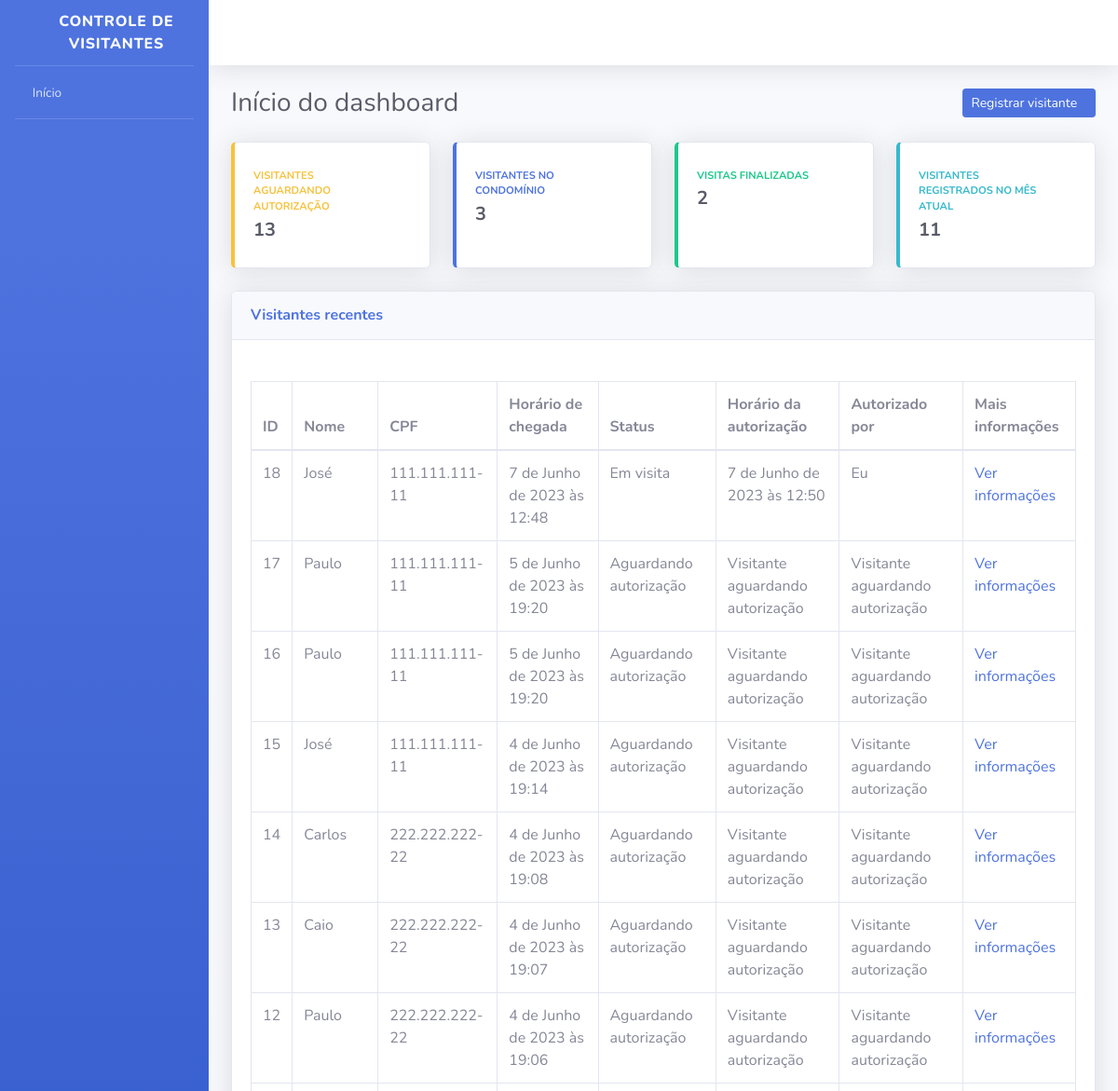
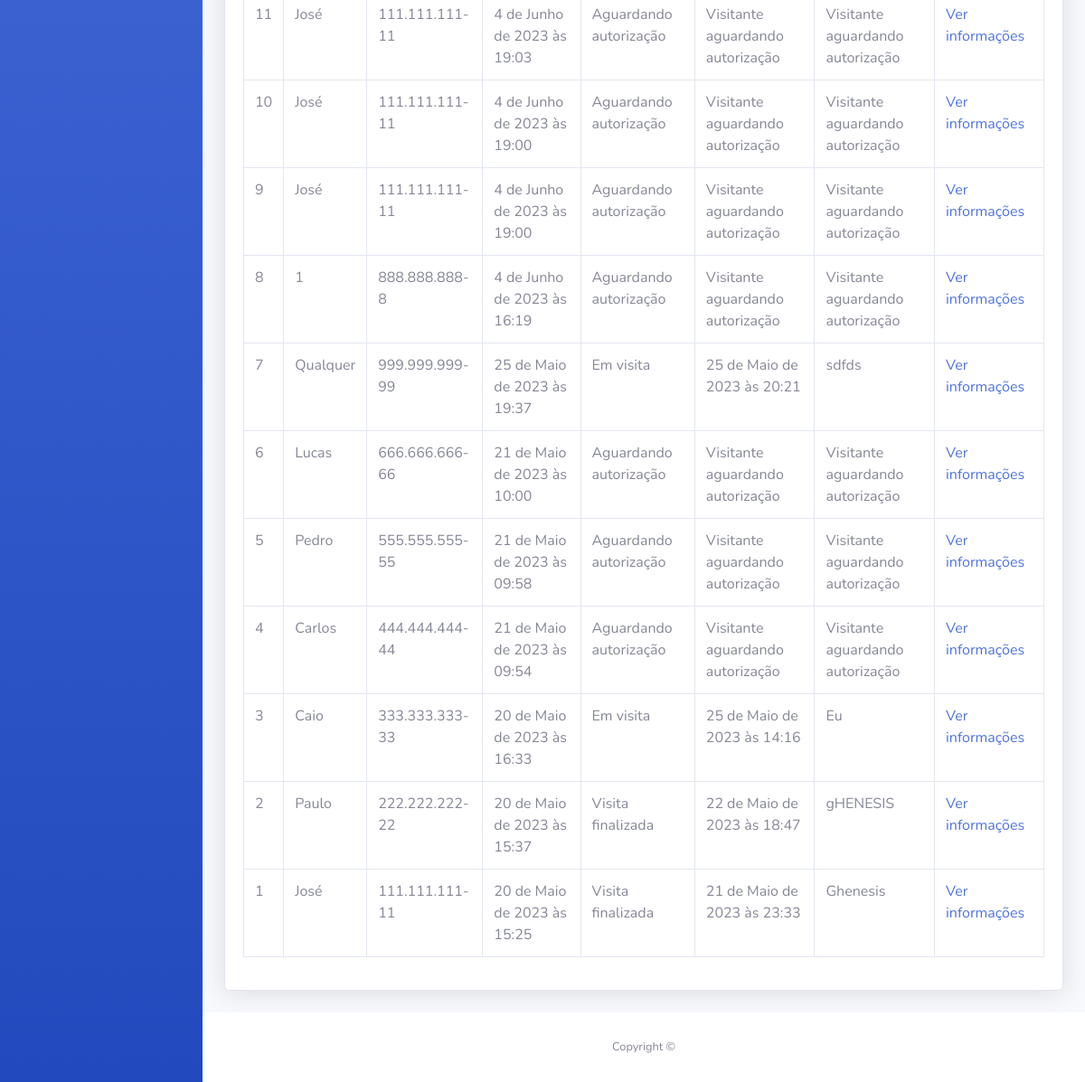
/ (signed in), run on the app's committed database (2 pictures, top to bottom).
### apps/visitantes/models.py (models this page shows, shortened)
class Visitante(models.Model):
    STATUS_VISITANTE = [
        ("AGUARDANDO", "Aguardando autorização"),
        ("EM_VISITA", "Em visita"),
        ("FINALIZADO", "Visita finalizada")
    ]
    status = models.CharField(
        verbose_name="Status",
        max_length=10,
        choices=STATUS_VISITANTE,
        default="AGUARDANDO",
    )
    nome_completo = models.CharField(
        verbose_name="Nome completo",
        max_length=194,
    )
    cpf = models.CharField(
        verbose_name="CPF",
        max_length=11,
    )
    data_nascimento = models.DateField(
        verbose_name="Data de nascimento",
        auto_now_add = False,
        auto_now = False,
    )
    numero_casa = models.PositiveSmallIntegerField(
        verbose_name="Número da casa a ser visitada",
        blank=True,
        null=True,
    )
    placa_veiculo = models.CharField(
        verbose_name="Placa do veículo",
        max_length=7,
        blank=True,
        null=True,
    )
    placa_veiculo_foto = models.ImageField(
        verbose_name="Foto da placa do veículo",
        upload_to="uploads/",
        max_length=500,
        null=True,
        blank=True,
    )
    horario_chegada = models.DateTimeField(
        verbose_name="Horário de chegada",
        auto_now_add=True,
    )
    horario_saida = models.DateTimeField(
        verbose_name="Horario de saida",
        auto_now=False,
        blank=True,
        null=True,
    )
    horario_autorizacao = models.DateTimeField(
        verbose_name="Horário de autorização de entrada",
        auto_now=False,
        blank=True,
        null=True,
    )
    morador_responsavel = models.CharField(
        verbose_name="Morador responsável por autorizar a entrada do visitante no condomínio",
        max_length=194,
        blank=True,
    )
    registrado_por = models.ForeignKey(
        "porteiros.Porteiro",
        verbose_name="Porteiro responsável pelo registro.",
        on_delete=models.PROTECT,
    )
    def get_horario_autorizacao(self):
        if self.horario_autorizacao:
            return self.horario_autorizacao
        return "Visitante aguardando autorização"
    def get_morador_responsavel(self):
        if self.morador_responsavel:
            return self.morador_responsavel
        return "Visitante aguardando autorização"
    def get_cpf(self):
        if self.cpf:
            cpf = str(self.cpf)
            cpf_parte_um = cpf[0:3]
            cpf_parte_dois = cpf[3:6]
            cpf_parte_tres = cpf[6:9]
            cpf_parte_quatro = cpf[9:]
            cpf_formatado = f"{cpf_parte_um}.{cpf_parte_dois}.{cpf_parte_tres}-{cpf_parte_quatro}"
            return cpf_formatado
    class Meta:
        verbose_name = "Visitante"
        verbose_name_plural = "Visitantes"
        db_table = "visitante"

### apps/dashboard/views.py (the view)
@login_required
def index(request):
    todos_visitantes = Visitante.objects.order_by(
        "-horario_chegada"
    )
    visitantes_aguardando = todos_visitantes.filter(
        status="AGUARDANDO"
    )
    visitantes_em_visita = todos_visitantes.filter(
        status="EM_VISITA"
    )
    visitantes_finalizado = todos_visitantes.filter(
        status="FINALIZADO"
    )
    visitantes_mes = todos_visitantes.filter(
        horario_chegada__month=timezone.now().month
    )
    context = {
        "nome_pagina" : "Início do dashboard",
        "todos_visitantes" : todos_visitantes,
        "visitantes_aguardando": visitantes_aguardando.count(),
        "visitantes_em_visita": visitantes_em_visita.count(),
        "visitantes_finalizado": visitantes_finalizado.count(),
        "visitantes_mes": visitantes_mes.count(),
    }
    return render(request, "index.html", context)

### templates/index.html (shortened to what this page needs)
{% extends "base.html" %}
{% block conteudo %}
<div class="container-fluid">
    <div class="d-sm-flex align-items-center justify-content-between mb-4">
        <h1 class="h3 mb-0 text-gray-800">{{nome_pagina}}</h1>
        <a href="{% url 'registrar_visitante' %}" class="btn btn-primary btn-icon-split btn-sm">
            <span class="text">Registrar visitante</span>
            <span class="icon-text-white-50">
                <i class="fas fa-user-plus"></i>
            </span>
        </a>
    </div>
    <div class="row">
        <div class="col-xl-3 col-md-6 mb-4">
            <div class="card border-left-warning shadow h-100 py-2">
                <div class="card-body">
                    <div class="row no-gutters align-items-center">
                        <div class="col mr-2">
                            <div class="text-xs font-weight-bold text-warning text-uppercase mb-1">Visitantes aguardando autorização</div>
                            <div class="h5 mb-0 font-weight-bold text-gray-800">{{ visitantes_aguardando }}</div>
                        </div>
                        <div class="col-auto">
                            <i class="fas fa-user-lock fa-2x text-gray-300"></i>
                        </div>
                    </div>
                </div>
            </div>
        </div>
        <div class="col-xl-3 col-md-6 mb-4">
            <div class="card border-left-primary shadow h-100 py-2">
                <div class="card-body">
                    <div class="row no-gutters align-items-center">
                        <div class="col mr-2">
                            <div class="text-xs font-weight-bold text-primary text-uppercase mb-1">Visitantes no condomínio</div>
                            <div class="h5 mb-0 font-weight-bold text-gray-800">{{ visitantes_em_visita }}</div>
                        </div>
                        <div class="col-auto">
                            <i class="fas fa-user-clock fa-2x text-gray-300"></i>
                        </div>
                    </div>
                </div>
            </div>
        </div>
        <div class="col-xl-3 col-md-6 mb-4">
            <div class="card border-left-success shadow h-100 py-2">
                <div class="card-body">
                    <div class="row no-gutters align-items-center">
                        <div class="col mr-2">
                            <div class="text-xs font-weight-bold text-success text-uppercase mb-1">Visitas finalizadas</div>
                            <div class="h5 mb-0 font-weight-bold text-gray-800">{{ visitantes_finalizado }}</div>
                        </div>
                        <div class="col-auto">
                            <i class="fas fa-user-check fa-2x text-gray-300"></i>
                        </div>
                    </div>
                </div>
            </div>
        </div>
        <div class="col-xl-3 col-md-6 mb-4">
            <div class="card border-left-info shadow h-100 py-2">
                <div class="card-body">
                    <div class="row no-gutters align-items-center">
                        <div class="col mr-2">
                            <div class="text-xs font-weight-bold text-info text-uppercase mb-1">Visitantes registrados no mês atual</div>
                            <div class="h5 mb-0 font-weight-bold text-gray-800">{{ visitantes_mes }}</div>
                        </div>
                        <div class="col-auto">
                            <i class="fas fa-users fa-2x text-gray-300"></i>
                        </div>
                    </div>
                </div>
            </div>
        </div>
    </div>
    <div class="card shadow mb-4">
        <div class="card-header py-3 d-sm-flex align-items-center justify-content-between mb-4">
            <h6 class="m-0 font-weight-bold text-primary">Visitantes recentes</h6>
        </div>
        <div class="card-body">
            <div class="table-responsive">
                <table class="table table-bordered">
                    <thead>
                        <th>ID</th>
                        <th>Nome</th>
                        <th>CPF</th>
                        <th>Horário de chegada</th>
                        <th>Status</th>
                        <th>Horário da autorização</th>
                        <th>Autorizado por</th>
                        <th>Mais informações</th>
                    </thead>
                    <tbody>
                        {% for visitante in todos_visitantes %}
                            <tr>
                                <td>{{ visitante.id }}</td>
                                <td>{{ visitante.nome_completo }}</td>
                                <td>{{ visitante.get_cpf }}</td>
                                <td>{{ visitante.horario_chegada }}</td>
                                <td>{{ visitante.get_status_display }}</td>
                                <td>{{ visitante.get_horario_autorizacao }}</td>
                                <td>{{ visitante.get_morador_responsavel }}</td>
                                <td>
                                    <a href="{% url 'informacoes_visitante' id=visitante.id %}">
                                        Ver informações
                                    </a>
                                </td>
                            </tr>
                        {% endfor %}
                    </tbody>
                </table>
            </div>
        </div>
    </div>
</div>
{% endblock conteudo %}

### templates/base.html (shortened to what this page needs)
<!DOCTYPE html>
{% load static %}
<html lang="pt-br">
    <head>
        <link href="{% static 'css/sb-admin-2.min.css' %}" rel="stylesheet">
        <link href="{% static 'vendor/fontawesome-free/css/all.min.css' %}" rel="stylesheet" type="text/css">
    </head>
    <body id="page-top">
        <div id="wrapper">
            <ul class="navbar-nav bg-gradient-primary sidebar sidebar-dark accordion" id="accordionSidebar">
                <a class="sidebar-brand d-flex align-items-center justify-content-center" href="#">
                    <div class="sidebar-brand-icon rotate-n-15">
                        <i class="fas fa-user-shield"></i>
                    </div>
                    <div class="sidebar-brand-text">Controle de Visitantes</div>
                </a>
                <hr class="sidebar-divider my-0">
                <li class="nav-item">
                    <a class="nav-link" href="{% url 'index' %}">
                        <i class="fas fa-home"></i>
                        <span>Início</span>
                    </a>
                </li>
                <hr class="sidebar-divider">
            </ul>
            <div id="content-wrapper" class="d-flex flex-column">
                <div id="content">
                    <nav class="navbar navbar-expand navbar-light bg-white topbar mb-4 static-top shadow">
                        <ul class="navbar-nav ml-auto">
                            <li class="nav-item dropdown no-arrow">
                                <a class="nav-link dropdown-toggle" href="#" id="userDropdown" role="button" data-toggle="dropdown" aria-haspopup="true" aria-expanded="false">
                                    <span class="mr-2 d-none d-lg-inline text-gray-800 small">
                                        <i class="fas fa-cog"></i>
                                    </span>
                                </a>
                            </li>
                        </ul>
                    </nav>
                    {% block conteudo %} {% endblock conteudo %}
                    <footer class="sticky-footer bg-white">
                        <div class="container my-auto">
                            <div class="copyright text-center my-auto">
                                <span>Copyright ©</span>
                            </div>
                        </div>
                    </footer>
                </div>
            </div>
        </div>
    </body>
</html>

### data on the page
Visitante: id "18", nome_completo "José", get_cpf "111.111.111-11", horario_chegada "7 de Junho de 2023 às 12:48", status "Em visita", get_horario_autorizacao "7 de Junho de 2023 às 12:50", get_morador_responsavel "Eu"
Visitante: id "17", nome_completo "Paulo", get_cpf "111.111.111-11", horario_chegada "5 de Junho de 2023 às 19:20", status "Aguardando autorização", get_horario_autorizacao "Visitante aguardando autorização", get_morador_responsavel "Visitante aguardando autorização"
Visitante: id "16", nome_completo "Paulo", get_cpf "111.111.111-11", horario_chegada "5 de Junho de 2023 às 19:20", status "Aguardando autorização", get_horario_autorizacao "Visitante aguardando autorização", get_morador_responsavel "Visitante aguardando autorização"
Visitante: id "15", nome_completo "José", get_cpf "111.111.111-11", horario_chegada "4 de Junho de 2023 às 19:14", status "Aguardando autorização", get_horario_autorizacao "Visitante aguardando autorização", get_morador_responsavel "Visitante aguardando autorização"
Visitante: id "14", nome_completo "Carlos", get_cpf "222.222.222-22", horario_chegada "4 de Junho de 2023 às 19:08", status "Aguardando autorização", get_horario_autorizacao "Visitante aguardando autorização", get_morador_responsavel "Visitante aguardando autorização"
Visitante: id "13", nome_completo "Caio", get_cpf "222.222.222-22", horario_chegada "4 de Junho de 2023 às 19:07", status "Aguardando autorização", get_horario_autorizacao "Visitante aguardando autorização", get_morador_responsavel "Visitante aguardando autorização"
Visitante: id "12", nome_completo "Paulo", get_cpf "222.222.222-22", horario_chegada "4 de Junho de 2023 às 19:06", status "Aguardando autorização", get_horario_autorizacao "Visitante aguardando autorização", get_morador_responsavel "Visitante aguardando autorização"
Visitante: id "11", nome_completo "José", get_cpf "111.111.111-11", horario_chegada "4 de Junho de 2023 às 19:03", status "Aguardando autorização", get_horario_autorizacao "Visitante aguardando autorização", get_morador_responsavel "Visitante aguardando autorização"
Visitante: id "10", nome_completo "José", get_cpf "111.111.111-11", horario_chegada "4 de Junho de 2023 às 19:00", status "Aguardando autorização", get_horario_autorizacao "Visitante aguardando autorização", get_morador_responsavel "Visitante aguardando autorização"
Visitante: id "9", nome_completo "José", get_cpf "111.111.111-11", horario_chegada "4 de Junho de 2023 às 19:00", status "Aguardando autorização", get_horario_autorizacao "Visitante aguardando autorização", get_morador_responsavel "Visitante aguardando autorização"
Visitante: id "8", nome_completo "1", get_cpf "888.888.888-8", horario_chegada "4 de Junho de 2023 às 16:19", status "Aguardando autorização", get_horario_autorizacao "Visitante aguardando autorização", get_morador_responsavel "Visitante aguardando autorização"
Visitante: id "7", nome_completo "Qualquer", get_cpf "999.999.999-99", horario_chegada "25 de Maio de 2023 às 19:37", status "Em visita", get_horario_autorizacao "25 de Maio de 2023 às 20:21", get_morador_responsavel "sdfds"
Visitante: id "6", nome_completo "Lucas", get_cpf "666.666.666-66", horario_chegada "21 de Maio de 2023 às 10:00", status "Aguardando autorização", get_horario_autorizacao "Visitante aguardando autorização", get_morador_responsavel "Visitante aguardando autorização"
Visitante: id "5", nome_completo "Pedro", get_cpf "555.555.555-55", horario_chegada "21 de Maio de 2023 às 09:58", status "Aguardando autorização", get_horario_autorizacao "Visitante aguardando autorização", get_morador_responsavel "Visitante aguardando autorização"
Visitante: id "4", nome_completo "Carlos", get_cpf "444.444.444-44", horario_chegada "21 de Maio de 2023 às 09:54", status "Aguardando autorização", get_horario_autorizacao "Visitante aguardando autorização", get_morador_responsavel "Visitante aguardando autorização"
Visitante: id "3", nome_completo "Caio", get_cpf "333.333.333-33", horario_chegada "20 de Maio de 2023 às 16:33", status "Em visita", get_horario_autorizacao "25 de Maio de 2023 às 14:16", get_morador_responsavel "Eu"
Visitante: id "2", nome_completo "Paulo", get_cpf "222.222.222-22", horario_chegada "20 de Maio de 2023 às 15:37", status "Visita finalizada", get_horario_autorizacao "22 de Maio de 2023 às 18:47", get_morador_responsavel "gHENESIS"
Visitante: id "1", nome_completo "José", get_cpf "111.111.111-11", horario_chegada "20 de Maio de 2023 às 15:25", status "Visita finalizada", get_horario_autorizacao "21 de Maio de 2023 às 23:33", get_morador_responsavel "Ghenesis"

### other printed values
{{ nome_pagina }} "Início do dashboard"
{{ visitantes_aguardando }} "13"
{{ visitantes_em_visita }} "3"
{{ visitantes_finalizado }} "2"
{{ visitantes_mes }} "11"
